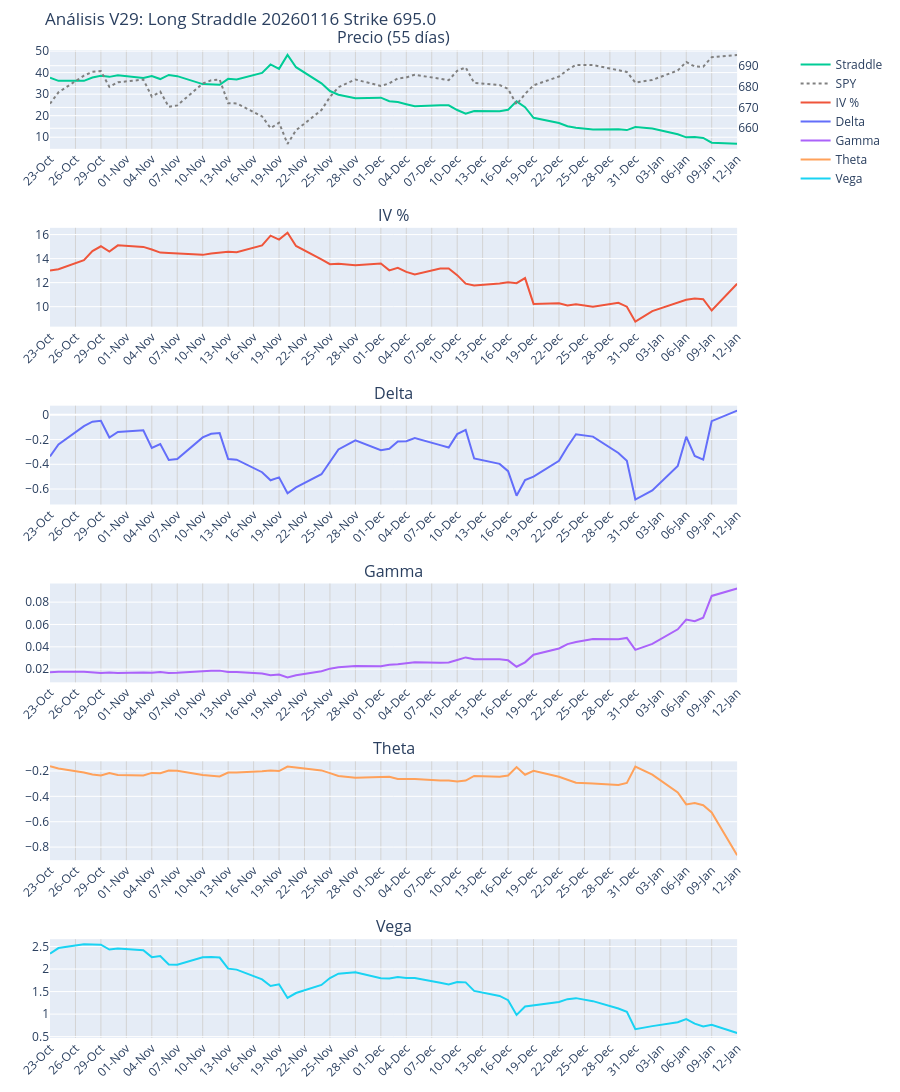

This figure's notebook cell:
### Markdown cell above
**¿Qué es un long straddle?**

Un straddle (cono) es una estrategia de inversión que combina la compra de call y put al mismo strike (generalmente ATM y con la misma fecha de vencimiento). Los beneficios son ilimitados y las pérdidas son limitadas, tomando un valor máximo de la prima. 

Es una estrategia basada en la volatilidad ya que la espectativa es que el precio strike este muy alejado del precio spot en cualquiera de las dos direcciones. Por lo tanto, es una estrategia que favorece los casos donde la volatilidad implícita y la volatilidad del activo subyacente aumenten o disminuyan en la misma dirección.

Además de estas condiciones, también se busca que la fecha de vencimiento sea lo más alejada posible por lo que habrá un alto valor temporal en las primas de las opciones compradas implicando que $\theta < 0$ y $\nu > 0$. Cuanto más tiempo haya hasta el vencimiento mayor probabilidad de entrar en un profundo ITM o OTM.

### Code cell
# --- 1. MATEMÁTICAS ---
def norm_cdf(x):
    return 0.5 * (1.0 + math.erf(x / math.sqrt(2.0)))

def norm_pdf(x):
    return (1.0 / math.sqrt(2.0 * math.pi)) * math.exp(-0.5 * x * x)

def calculate_greeks_manual(S, K, T, r, q, price, right):
    if T <= 0.001 or price <= 0.01: return {}
    def bs_price(vol):
        if vol < 1e-4: vol = 1e-4
        d1 = (math.log(S/K) + (r - q + 0.5*vol**2)*T) / (vol*math.sqrt(T))
        d2 = d1 - vol*math.sqrt(T)
        if right == "C": return math.exp(-q*T)*S*norm_cdf(d1) - math.exp(-r*T)*K*norm_cdf(d2)
        else: return math.exp(-r*T)*K*norm_cdf(-d2) - math.exp(-q*T)*S*norm_cdf(-d1)

    lo, hi = 0.001, 5.0
    iv = float("nan")
    for _ in range(20):
        mid = (lo+hi)/2
        p = bs_price(mid)
        if abs(p - price) < 0.01:
            iv = mid; break
        if p > price: hi = mid
        else: lo = mid
    if math.isnan(iv): iv = (lo+hi)/2

    res = {"IV": iv * 100}
    try:
        d1 = (math.log(S/K) + (r - q + 0.5*iv**2)*T) / (iv*math.sqrt(T))
        d2 = d1 - iv*math.sqrt(T)
        n_d1 = norm_pdf(d1); eqT = math.exp(-q*T); erT = math.exp(-r*T)
        res["Gamma"] = (eqT * n_d1) / (S * iv * math.sqrt(T))
        res["Vega"]  = (S * eqT * n_d1 * math.sqrt(T)) / 100.0
        if right == "C":
            res["Delta"] = eqT * norm_cdf(d1)
            res["Theta"] = (-(S * eqT * n_d1 * iv)/(2*math.sqrt(T)) - r*K*erT*norm_cdf(d2) + q*S*eqT*norm_cdf(d1)) / 365.0
        else:
            res["Delta"] = eqT * (norm_cdf(d1) - 1.0)
            res["Theta"] = (-(S * eqT * n_d1 * iv)/(2*math.sqrt(T)) + r*K*erT*norm_cdf(-d2) - q*S*eqT*norm_cdf(-d1)) / 365.0
    except: pass
    return res

# --- 2. GRÁFICO (MODIFICADO V29) ---
def plot_history_v1(df, ticker, title_str):
    if df.empty: return

    days = len(df)

    # Nota: shared_xaxes=True normalmente oculta las etiquetas superiores.
    # Lo mantenemos True para el zoom, pero forzaremos las etiquetas abajo.
    fig = make_subplots(
        rows=6, cols=1,
        shared_xaxes=True,
        vertical_spacing=0.08, # Un poco más de espacio para que quepan las fechas
        subplot_titles=(f"Precio ({days} días)", "IV %", "Delta", "Gamma", "Theta", "Vega"),
        specs=[[{"secondary_y": True}], [{}], [{}], [{}], [{}], [{}]]
    )

    # Datos
    fig.add_trace(go.Scatter(x=df['Date'], y=df['Opt_Close'], name='Straddle', line=dict(color='#00CC96')), row=1, col=1)
    fig.add_trace(go.Scatter(x=df['Date'], y=df['Spot_Close'], name='SPY', line=dict(color='gray', dash='dot')), row=1, col=1, secondary_y=True)
    fig.add_trace(go.Scatter(x=df['Date'], y=df['IV'], name='IV %', line=dict(color='#EF553B')), row=2, col=1)
    fig.add_trace(go.Scatter(x=df['Date'], y=df['Delta'], name='Delta', line=dict(color='#636EFA')), row=3, col=1)
    fig.add_trace(go.Scatter(x=df['Date'], y=df['Gamma'], name='Gamma', line=dict(color='#AB63FA')), row=4, col=1)
    fig.add_trace(go.Scatter(x=df['Date'], y=df['Theta'], name='Theta', line=dict(color='#FFA15A')), row=5, col=1)
    fig.add_trace(go.Scatter(x=df['Date'], y=df['Vega'], name='Vega', line=dict(color='#19D3F3')), row=6, col=1)

    # --- CONFIGURACIÓN EJE X (LA CLAVE) ---
    fig.update_xaxes(
        tickangle=-45,      # Rotación oblicua
        showticklabels=True, # IMPORTANTE: Obliga a mostrar fechas en TODOS los subplots
        nticks=30,          # Aumentamos densidad: intenta poner 30 marcas
        tickformat="%d-%b", # Formato corto: "12-Nov" para que quepan más
        showgrid=True,
        gridcolor='lightgray'
    )

    fig.update_layout(
        height=1200, # Un poco más alto para acomodar tantas fechas
        title_text=f"Análisis V29: {title_str}",
        hovermode="x unified",
        margin=dict(b=50, t=50, r=50, l=50)
    )

    filename = f"Ejercicio_1_.html"
    fig.write_html(filename)
    print(f"\n[ÉXITO] Gráfico guardado: {filename}")
    try: fig.show()
    except: pass

# --- 3. LÓGICA DE RECUPERACIÓN (IGUAL QUE V28) ---
def get_data_brute_force(ib_conn, contract):
    """ Intenta diario, si falla usa intradía 1 hora y reconstruye. """
    try:
        print("   > Intento 1: Velas Diarias (1 Y)...")
        bars = ib_conn.reqHistoricalData(contract, '', '1 Y', '1 day', 'MIDPOINT', 1, 1, False, [])
        if bars: return util.df(bars)
    except: pass

    print("   > Intento 2: Falló diario. Bajando velas de 1 HORA (3 M)...")
    bars_hourly = ib_conn.reqHistoricalData(contract, '', '3 M', '1 hour', 'MIDPOINT', 0, 1, False, [])

    if not bars_hourly:
        print("   > Intento 3: Probando TRADES 1 Hora...")
        bars_hourly = ib_conn.reqHistoricalData(contract, '', '3 M', '1 hour', 'TRADES', 0, 1, False, [])

    if not bars_hourly: return None

    print(f"     -> Recibidas {len(bars_hourly)} velas de 1 hora.")
    df_hourly = util.df(bars_hourly)

    df_hourly['date'] = pd.to_datetime(df_hourly['date'])
    if df_hourly['date'].dt.tz is not None:
        df_hourly['date'] = df_hourly['date'].dt.tz_localize(None)

    df_hourly.set_index('date', inplace=True)

    print("     -> Convirtiendo a velas diarias...")
    df_daily = df_hourly['close'].resample('D').last().dropna().reset_index()
    return df_daily

# --- 4. MAIN ---
if __name__ == "__main__":
    HOST = "127.0.0.1"; PORT = 7497; CLIENT_ID = 35
    SYMBOL = "SPY"
    TARGET_EXP = "20260116"

    ib = IB()
    try:
        print(f"--- V29: GRÁFICO DENSO Y REPETIDO ---")
        ib.connect(HOST, PORT, clientId=CLIENT_ID)
        ib.reqMarketDataType(3)

        # 1. Spot
        underlying = Stock(SYMBOL, "SMART", "USD")
        ib.qualifyContracts(underlying)
        mkt = ib.reqMktData(underlying, "", False, False)
        ib.sleep(2)
        curr_price = mkt.last if mkt.last > 0 else (mkt.close if mkt.close > 0 else 678.0)
        print(f"Spot: {curr_price:.2f}")

        # 2. Strike ATM
        chains = ib.reqSecDefOptParams(underlying.symbol, "", underlying.secType, underlying.conId)
        chain = next(c for c in chains if c.exchange == "SMART" and c.tradingClass == SYMBOL)
        if TARGET_EXP not in chain.expirations: raise ValueError("Vencimiento no encontrado")
        strikes = [k for k in chain.strikes if k % 5 == 0]
        atm_strike = min(strikes, key=lambda x: abs(x - curr_price))
        print(f"Strike ATM: {atm_strike}")

        # 3. Descarga Opción
        ####### Compra de CALL
        contract_call = Option(SYMBOL, TARGET_EXP, atm_strike, "C", "SMART")
        print(contract_call)
        ib.qualifyContracts(contract_call)
        print(f"Contrato: {contract_call.localSymbol}")

        df_opt_call = get_data_brute_force(ib, contract_call)
        if df_opt_call is None or df_opt_call.empty:
            raise Exception("Imposible obtener datos.")

        df_opt_call = df_opt_call[['date', 'close']].rename(columns={'close': 'Call_Close'})
        
        ####### Compra de PUT
        contract_put = Option(SYMBOL, TARGET_EXP, atm_strike, "P", "SMART")
        print(contract_put)
        ib.qualifyContracts(contract_put)
        print(f"Contrato: {contract_put.localSymbol}")

        df_opt_put = get_data_brute_force(ib, contract_put)
        if df_opt_put is None or df_opt_put.empty:
            raise Exception("Imposible obtener datos.")

        df_opt_put = df_opt_put[['date', 'close']].rename(columns={'close': 'Put_Close'})

        # 4. Descarga SPY Sincronizada
        start_date = df_opt_call['date'].iloc[0]
        duration_days = (dt.datetime.now() - start_date).days + 5
        spy_dur_str = f"{duration_days} D"

        print(f"Sincronizando SPY ({spy_dur_str})...")
        bars_spy = ib.reqHistoricalData(underlying, '', spy_dur_str, '1 day', 'TRADES', 1, 1, False, [])
        df_spy = util.df(bars_spy)[['date', 'close']].rename(columns={'close': 'Spot_Close'})

        # 5. Merge
        df_opt_call['date'] = pd.to_datetime(df_opt_call['date']).dt.date
        df_opt_put['date'] = pd.to_datetime(df_opt_put['date']).dt.date
        df_spy['date'] = pd.to_datetime(df_spy['date']).dt.date

        df_opts = pd.merge(df_opt_call, df_opt_put, left_on='date', right_on='date', how='inner')
        df = pd.merge(df_spy, df_opts, left_on='date', right_on='date', how='inner')
        df.rename(columns={'date': 'Date'}, inplace=True)
        print(f"Datos sincronizados: {len(df)} días.")
        
        # --- 6. Griegas y Gráfico ---
        exp_dt = dt.datetime.strptime(TARGET_EXP, "%Y%m%d").date()
        greeks = []
        df['Straddle_Price'] = df['Call_Close'] + df['Put_Close']

        for _, row in df.iterrows():
            T = (exp_dt - row['Date']).days / 365.0
            # No se indica que haya que tomar datos reales de tipos de interés y dividendos
            # Asumimos los mismos valores que en el resto de la práctica
            #r, q = 0.045, 0.015

            # Griegas de la Call
            g_call = calculate_greeks_manual(row['Spot_Close'], atm_strike, T, r_calib, q_calib, row['Call_Close'], "C")
            # Griegas de la Put
            g_put = calculate_greeks_manual(row['Spot_Close'], atm_strike, T, r_calib, q_calib, row['Put_Close'], "P")

            # Combinamos (Sumamos Delta, Theta y Gamma. IV solemos promediar o usar la de una pata)
            straddle_greeks = {
                "IV": (g_call.get("IV", 0) + g_put.get("IV", 0)) / 2,
                "Delta": g_call.get("Delta", 0) + g_put.get("Delta", 0),
                "Theta": g_call.get("Theta", 0) + g_put.get("Theta", 0),
                "Gamma": g_call.get("Gamma", 0) + g_put.get("Gamma", 0),
                "Vega": g_call.get("Vega", 0) + g_put.get("Vega", 0),
                "Opt_Close": row['Straddle_Price'] # Para que el gráfico use el precio del combo
            }
            greeks.append(straddle_greeks)

        df_final = pd.concat([df, pd.DataFrame(greeks)], axis=1)
        
        # Actualizamos la llamada al gráfico
        plot_history_v1(df_final, SYMBOL, f"Long Straddle {TARGET_EXP} Strike {atm_strike}")

    except Exception as e:
        print(f"ERROR: {e}")
        import traceback
        traceback.print_exc()
    finally:
        ib.disconnect()
        print("Fin.")

### Figure 1 — Plotly figure (JSON) as saved in the notebook; plotly's stock layout.template omitted (floating-point values rounded to 4 significant figures)
{"data": [{"line": {"color": "#00CC96"}, "name": "Straddle", "type": "scatter", "x": ["2025-10-23", "2025-10-24", "2025-10-27", "2025-10-28", "2025-10-29", "2025-10-30", "2025-10-31", "2025-11-03", "2025-11-04", "2025-11-05", "2025-11-06", "2025-11-07", "2025-11-10", "2025-11-11", "2025-11-12", "2025-11-13", "2025-11-14", "2025-11-17", "2025-11-18", "2025-11-19", "2025-11-20", "2025-11-21", "2025-11-24", "2025-11-25", "2025-11-26", "2025-11-28", "2025-12-01", "2025-12-02", "2025-12-03", "2025-12-04", "2025-12-05", "2025-12-08", "2025-12-09", "2025-12-10", "2025-12-11", "2025-12-12", "2025-12-15", "2025-12-16", "2025-12-17", "2025-12-18", "2025-12-19", "2025-12-22", "2025-12-23", "2025-12-24", "2025-12-26", "2025-12-29", "2025-12-30", "2025-12-31", "2026-01-02", "2026-01-05", "2026-01-06", "2026-01-07", "2026-01-08", "2026-01-09", "2026-01-12"], "xaxis": "x", "y": [37.68, 36.18, 36.17, 37.74, 38.52, 38.03, 38.74, 37.56, 38.41, 37.01, 38.91, 38.35, 34.66, 34.43, 34.33, 37.11, 36.84, 39.86, 43.8, 41.75, 48.21, 42.51, 35.03, 31.45, 29.72, 28.13, 28.38, 26.75, 26.32, 25.34, 24.42, 24.9, 24.8, 22.63, 20.91, 22.17, 22.07, 22.78, 26.64, 23.97, 19.03, 16.57, 15.1, 14.45, 13.59, 13.66, 13.31, 14.76, 14.07, 11.38, 9.94, 10.13, 9.65, 7.45, 6.92], "yaxis": "y"}, {"line": {"color": "gray", "dash": "dot"}, "name": "SPY", "type": "scatter", "x": ["2025-10-23", "2025-10-24", "2025-10-27", "2025-10-28", "2025-10-29", "2025-10-30", "2025-10-31", "2025-11-03", "2025-11-04", "2025-11-05", "2025-11-06", "2025-11-07", "2025-11-10", "2025-11-11", "2025-11-12", "2025-11-13", "2025-11-14", "2025-11-17", "2025-11-18", "2025-11-19", "2025-11-20", "2025-11-21", "2025-11-24", "2025-11-25", "2025-11-26", "2025-11-28", "2025-12-01", "2025-12-02", "2025-12-03", "2025-12-04", "2025-12-05", "2025-12-08", "2025-12-09", "2025-12-10", "2025-12-11", "2025-12-12", "2025-12-15", "2025-12-16", "2025-12-17", "2025-12-18", "2025-12-19", "2025-12-22", "2025-12-23", "2025-12-24", "2025-12-26", "2025-12-29", "2025-12-30", "2025-12-31", "2026-01-02", "2026-01-05", "2026-01-06", "2026-01-07", "2026-01-08", "2026-01-09", "2026-01-12"], "xaxis": "x", "y": [671.8, 677.2, 685.2, 687.1, 687.4, 679.8, 682.1, 683.3, 675.2, 677.6, 670.3, 671.0, 681.4, 683, 683.4, 672.0, 671.9, 665.7, 660.1, 662.6, 652.5, 659.0, 668.7, 675.0, 679.7, 683.4, 680.3, 681.5, 683.9, 684.4, 685.7, 683.6, 683.0, 687.6, 689.2, 681.8, 680.7, 678.9, 671.4, 676.5, 680.6, 684.8, 688.0, 690.4, 690.3, 687.9, 687.0, 681.9, 683.2, 687.7, 691.8, 689.6, 689.5, 694.1, 695.2], "yaxis": "y2"}, {"line": {"color": "#EF553B"}, "name": "IV %", "type": "scatter", "x": ["2025-10-23", "2025-10-24", "2025-10-27", "2025-10-28", "2025-10-29", "2025-10-30", "2025-10-31", "2025-11-03", "2025-11-04", "2025-11-05", "2025-11-06", "2025-11-07", "2025-11-10", "2025-11-11", "2025-11-12", "2025-11-13", "2025-11-14", "2025-11-17", "2025-11-18", "2025-11-19", "2025-11-20", "2025-11-21", "2025-11-24", "2025-11-25", "2025-11-26", "2025-11-28", "2025-12-01", "2025-12-02", "2025-12-03", "2025-12-04", "2025-12-05", "2025-12-08", "2025-12-09", "2025-12-10", "2025-12-11", "2025-12-12", "2025-12-15", "2025-12-16", "2025-12-17", "2025-12-18", "2025-12-19", "2025-12-22", "2025-12-23", "2025-12-24", "2025-12-26", "2025-12-29", "2025-12-30", "2025-12-31", "2026-01-02", "2026-01-05", "2026-01-06", "2026-01-07", "2026-01-08", "2026-01-09", "2026-01-12"], "xaxis": "x2", "y": [13.01, 13.12, 13.88, 14.63, 15.03, 14.58, 15.1, 14.97, 14.76, 14.5, 14.46, 14.41, 14.31, 14.43, 14.52, 14.58, 14.53, 15.1, 15.9, 15.58, 16.15, 15.05, 13.93, 13.54, 13.56, 13.46, 13.59, 13.02, 13.24, 12.9, 12.68, 13.17, 13.17, 12.62, 11.92, 11.76, 11.93, 12.03, 11.95, 12.38, 10.23, 10.28, 10.11, 10.2, 9.986, 10.32, 10.0, 8.75, 9.635, 10.35, 10.58, 10.67, 10.63, 9.681, 11.91], "yaxis": "y3"}, {"line": {"color": "#636EFA"}, "name": "Delta", "type": "scatter", "x": ["2025-10-23", "2025-10-24", "2025-10-27", "2025-10-28", "2025-10-29", "2025-10-30", "2025-10-31", "2025-11-03", "2025-11-04", "2025-11-05", "2025-11-06", "2025-11-07", "2025-11-10", "2025-11-11", "2025-11-12", "2025-11-13", "2025-11-14", "2025-11-17", "2025-11-18", "2025-11-19", "2025-11-20", "2025-11-21", "2025-11-24", "2025-11-25", "2025-11-26", "2025-11-28", "2025-12-01", "2025-12-02", "2025-12-03", "2025-12-04", "2025-12-05", "2025-12-08", "2025-12-09", "2025-12-10", "2025-12-11", "2025-12-12", "2025-12-15", "2025-12-16", "2025-12-17", "2025-12-18", "2025-12-19", "2025-12-22", "2025-12-23", "2025-12-24", "2025-12-26", "2025-12-29", "2025-12-30", "2025-12-31", "2026-01-02", "2026-01-05", "2026-01-06", "2026-01-07", "2026-01-08", "2026-01-09", "2026-01-12"], "xaxis": "x3", "y": [-0.3368, -0.2403, -0.09232, -0.05552, -0.04838, -0.184, -0.1391, -0.1248, -0.2685, -0.2359, -0.3647, -0.3578, -0.1825, -0.154, -0.1479, -0.3569, -0.3624, -0.4641, -0.5296, -0.5059, -0.6344, -0.5865, -0.4803, -0.375, -0.2801, -0.2069, -0.2866, -0.2744, -0.2166, -0.2142, -0.1884, -0.2449, -0.2647, -0.1561, -0.1221, -0.3527, -0.3968, -0.4559, -0.6536, -0.5277, -0.4991, -0.3717, -0.2584, -0.1575, -0.1765, -0.3087, -0.3712, -0.6849, -0.6113, -0.4132, -0.1767, -0.3323, -0.3622, -0.05155, 0.03376], "yaxis": "y4"}, {"line": {"color": "#AB63FA"}, "name": "Gamma", "type": "scatter", "x": ["2025-10-23", "2025-10-24", "2025-10-27", "2025-10-28", "2025-10-29", "2025-10-30", "2025-10-31", "2025-11-03", "2025-11-04", "2025-11-05", "2025-11-06", "2025-11-07", "2025-11-10", "2025-11-11", "2025-11-12", "2025-11-13", "2025-11-14", "2025-11-17", "2025-11-18", "2025-11-19", "2025-11-20", "2025-11-21", "2025-11-24", "2025-11-25", "2025-11-26", "2025-11-28", "2025-12-01", "2025-12-02", "2025-12-03", "2025-12-04", "2025-12-05", "2025-12-08", "2025-12-09", "2025-12-10", "2025-12-11", "2025-12-12", "2025-12-15", "2025-12-16", "2025-12-17", "2025-12-18", "2025-12-19", "2025-12-22", "2025-12-23", "2025-12-24", "2025-12-26", "2025-12-29", "2025-12-30", "2025-12-31", "2026-01-02", "2026-01-05", "2026-01-06", "2026-01-07", "2026-01-08", "2026-01-09", "2026-01-12"], "xaxis": "x4", "y": [0.01715, 0.01781, 0.01767, 0.01688, 0.01653, 0.01706, 0.01657, 0.01708, 0.01684, 0.01743, 0.01665, 0.01687, 0.01857, 0.01865, 0.0187, 0.01747, 0.01756, 0.01612, 0.01451, 0.01528, 0.01266, 0.01464, 0.01822, 0.02048, 0.02166, 0.02283, 0.02269, 0.02403, 0.0244, 0.02533, 0.02625, 0.02579, 0.02593, 0.02829, 0.03053, 0.02893, 0.02895, 0.02792, 0.0222, 0.02612, 0.03298, 0.03852, 0.04241, 0.04427, 0.0471, 0.04679, 0.04796, 0.03729, 0.04261, 0.05568, 0.06439, 0.06294, 0.06607, 0.08556, 0.09224], "yaxis": "y5"}, {"line": {"color": "#FFA15A"}, "name": "Theta", "type": "scatter", "x": ["2025-10-23", "2025-10-24", "2025-10-27", "2025-10-28", "2025-10-29", "2025-10-30", "2025-10-31", "2025-11-03", "2025-11-04", "2025-11-05", "2025-11-06", "2025-11-07", "2025-11-10", "2025-11-11", "2025-11-12", "2025-11-13", "2025-11-14", "2025-11-17", "2025-11-18", "2025-11-19", "2025-11-20", "2025-11-21", "2025-11-24", "2025-11-25", "2025-11-26", "2025-11-28", "2025-12-01", "2025-12-02", "2025-12-03", "2025-12-04", "2025-12-05", "2025-12-08", "2025-12-09", "2025-12-10", "2025-12-11", "2025-12-12", "2025-12-15", "2025-12-16", "2025-12-17", "2025-12-18", "2025-12-19", "2025-12-22", "2025-12-23", "2025-12-24", "2025-12-26", "2025-12-29", "2025-12-30", "2025-12-31", "2026-01-02", "2026-01-05", "2026-01-06", "2026-01-07", "2026-01-08", "2026-01-09", "2026-01-12"], "xaxis": "x5", "y": [-0.1632, -0.1801, -0.2114, -0.2276, -0.2359, -0.2168, -0.2317, -0.2363, -0.2153, -0.2181, -0.1969, -0.199, -0.2314, -0.2389, -0.243, -0.2124, -0.2123, -0.2022, -0.1958, -0.2009, -0.1654, -0.172, -0.1956, -0.2174, -0.2389, -0.254, -0.252, -0.2464, -0.2632, -0.2599, -0.2623, -0.2746, -0.2751, -0.2838, -0.2754, -0.2391, -0.2446, -0.2356, -0.1693, -0.2295, -0.1985, -0.2456, -0.2693, -0.293, -0.2982, -0.3098, -0.2943, -0.1658, -0.2294, -0.3698, -0.4636, -0.4534, -0.4697, -0.5264, -0.864], "yaxis": "y6"}, {"line": {"color": "#19D3F3"}, "name": "Vega", "type": "scatter", "x": ["2025-10-23", "2025-10-24", "2025-10-27", "2025-10-28", "2025-10-29", "2025-10-30", "2025-10-31", "2025-11-03", "2025-11-04", "2025-11-05", "2025-11-06", "2025-11-07", "2025-11-10", "2025-11-11", "2025-11-12", "2025-11-13", "2025-11-14", "2025-11-17", "2025-11-18", "2025-11-19", "2025-11-20", "2025-11-21", "2025-11-24", "2025-11-25", "2025-11-26", "2025-11-28", "2025-12-01", "2025-12-02", "2025-12-03", "2025-12-04", "2025-12-05", "2025-12-08", "2025-12-09", "2025-12-10", "2025-12-11", "2025-12-12", "2025-12-15", "2025-12-16", "2025-12-17", "2025-12-18", "2025-12-19", "2025-12-22", "2025-12-23", "2025-12-24", "2025-12-26", "2025-12-29", "2025-12-30", "2025-12-31", "2026-01-02", "2026-01-05", "2026-01-06", "2026-01-07", "2026-01-08", "2026-01-09", "2026-01-12"], "xaxis": "x6", "y": [2.342, 2.464, 2.549, 2.552, 2.538, 2.431, 2.453, 2.417, 2.263, 2.288, 2.099, 2.096, 2.261, 2.267, 2.255, 2.009, 1.987, 1.771, 1.625, 1.662, 1.359, 1.468, 1.647, 1.799, 1.896, 1.926, 1.797, 1.791, 1.821, 1.803, 1.801, 1.695, 1.658, 1.71, 1.704, 1.514, 1.402, 1.309, 0.983, 1.168, 1.195, 1.27, 1.331, 1.354, 1.287, 1.125, 1.051, 0.6677, 0.734, 0.8212, 0.8907, 0.7875, 0.7282, 0.7651, 0.58], "yaxis": "y7"}], "layout": {"annotations": [{"font": {"size": 16}, "showarrow": false, "text": "Precio (55 días)", "x": 0.47, "xanchor": "center", "xref": "paper", "y": 1.0, "yanchor": "bottom", "yref": "paper"}, {"font": {"size": 16}, "showarrow": false, "text": "IV %", "x": 0.47, "xanchor": "center", "xref": "paper", "y": 0.82, "yanchor": "bottom", "yref": "paper"}, {"font": {"size": 16}, "showarrow": false, "text": "Delta", "x": 0.47, "xanchor": "center", "xref": "paper", "y": 0.64, "yanchor": "bottom", "yref": "paper"}, {"font": {"size": 16}, "showarrow": false, "text": "Gamma", "x": 0.47, "xanchor": "center", "xref": "paper", "y": 0.46, "yanchor": "bottom", "yref": "paper"}, {"font": {"size": 16}, "showarrow": false, "text": "Theta", "x": 0.47, "xanchor": "center", "xref": "paper", "y": 0.28, "yanchor": "bottom", "yref": "paper"}, {"font": {"size": 16}, "showarrow": false, "text": "Vega", "x": 0.47, "xanchor": "center", "xref": "paper", "y": 0.1, "yanchor": "bottom", "yref": "paper"}], "height": 1200, "hovermode": "x unified", "margin": {"b": 50, "l": 50, "r": 50, "t": 50}, "title": {"text": "Análisis V29: Long Straddle 20260116 Strike 695.0"}, "xaxis": {"anchor": "y", "domain": [0, 0.94], "gridcolor": "lightgray", "matches": "x6", "nticks": 30, "showgrid": true, "showticklabels": true, "tickangle": -45, "tickformat": "%d-%b"}, "xaxis2": {"anchor": "y3", "domain": [0, 0.94], "gridcolor": "lightgray", "matches": "x6", "nticks": 30, "showgrid": true, "showticklabels": true, "tickangle": -45, "tickformat": "%d-%b"}, "xaxis3": {"anchor": "y4", "domain": [0, 0.94], "gridcolor": "lightgray", "matches": "x6", "nticks": 30, "showgrid": true, "showticklabels": true, "tickangle": -45, "tickformat": "%d-%b"}, "xaxis4": {"anchor": "y5", "domain": [0, 0.94], "gridcolor": "lightgray", "matches": "x6", "nticks": 30, "showgrid": true, "showticklabels": true, "tickangle": -45, "tickformat": "%d-%b"}, "xaxis5": {"anchor": "y6", "domain": [0, 0.94], "gridcolor": "lightgray", "matches": "x6", "nticks": 30, "showgrid": true, "showticklabels": true, "tickangle": -45, "tickformat": "%d-%b"}, "xaxis6": {"anchor": "y7", "domain": [0, 0.94], "gridcolor": "lightgray", "nticks": 30, "showgrid": true, "showticklabels": true, "tickangle": -45, "tickformat": "%d-%b"}, "yaxis": {"anchor": "x", "domain": [0.9, 1.0]}, "yaxis2": {"anchor": "x", "overlaying": "y", "side": "right"}, "yaxis3": {"anchor": "x2", "domain": [0.72, 0.82]}, "yaxis4": {"anchor": "x3", "domain": [0.54, 0.64]}, "yaxis5": {"anchor": "x4", "domain": [0.36, 0.46]}, "yaxis6": {"anchor": "x5", "domain": [0.18, 0.28]}, "yaxis7": {"anchor": "x6", "domain": [0, 0.1]}}}
